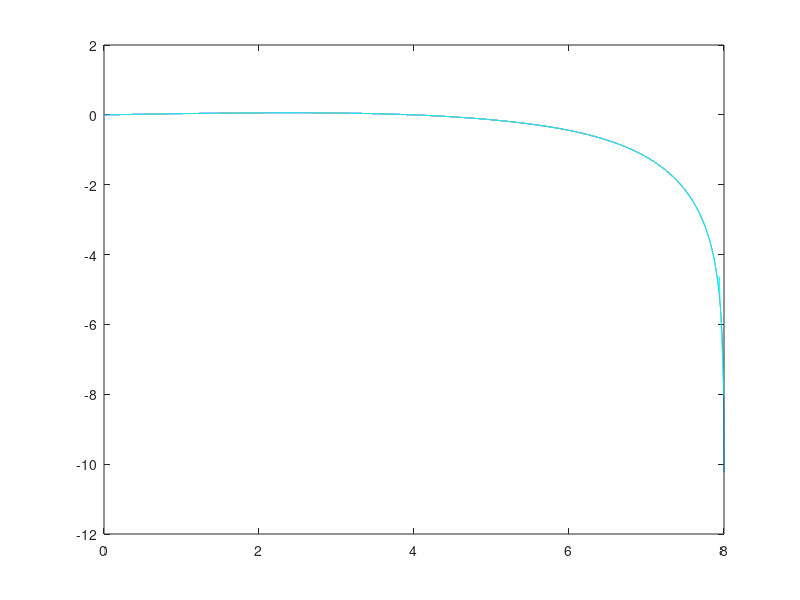
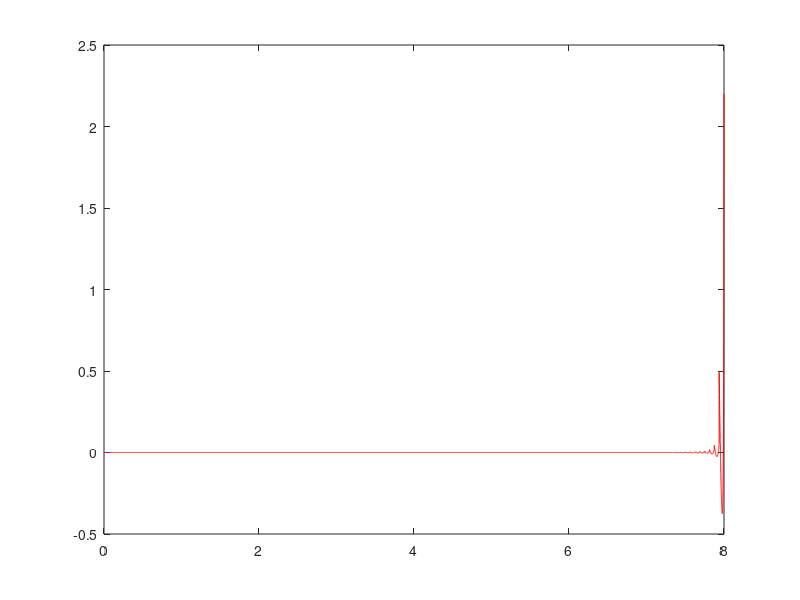
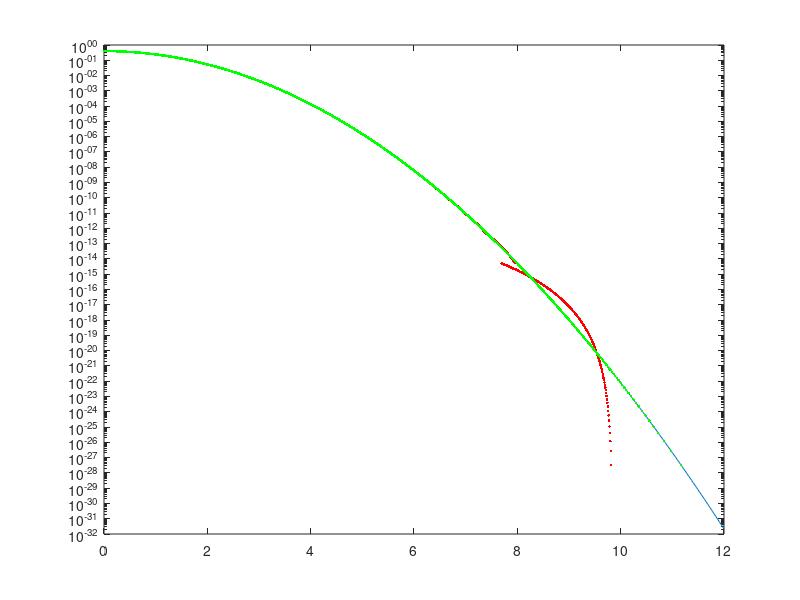

Source code (MATLAB) for these figures, in order:
clear all;
close all;

var8 = 8/3;
sq_var8 = sqrt(var8);

t = -1:1/2^12:1;
t8_hr = -8:1/2^12:8;

updf = pdf('uniform',t,-1,1);

%Compute the PDF for n = 8 in high resolution
%High resolution PDF ensures more accuracy at the edges after convolution
pdf2 = conv(updf,updf);
pdf4 = conv(pdf2,pdf2);
pdf8_hr = conv(pdf4,pdf4);
pdf8_hr = pdf8_hr/max(pdf8_hr );
pdf8_hr = [pdf8_hr(1:end/2) pdf8_hr(end/2+1:end)];
t8_hr =t8_hr(1:end-1) ;



%Compute the Error in PDF_n3 by inverse gaussian equation (High Rate)
pdf8_hr_old = pdf8_hr; %Save t8_hr for future
t8_hr_old = t8_hr; %Save t8_hr for future
t8_hr = t8_hr(end/2+1:end); %Take only positive side
pdf8_hr = pdf8_hr(end/2+1:end)* 1/sqrt(2*pi * var8);%Take only positive side

xg8_hr = sqrt(-2 * var8 * log(sqrt(2*pi * var8) * pdf8_hr));
ref8_hr =  exp(-xg8_hr.^2/(2*var8))* (1/(sqrt(2* pi * var8)));
err_n8_hr = (t8_hr-xg8_hr);


figure;
plot(t8_hr, err_n8_hr);

fac = 2^8;

for i = fac:fac:32768
    p = polyfit(t8_hr(i-fac+1:i), err_n8_hr(i-fac+1:i), 1);
    M(i/fac) = p(1);
    C(i/fac) = p(2);
end



err_n8_corr = zeros(1,32768);
add = zeros(1,32768);
for i = 1:32768
     add(i) = floor((t8_hr(i)) * 16)+1;
     err_n8_corr(i) = M(add(i))*t8_hr(i) + C(add(i));
end


hold;
plot(t8_hr, err_n8_corr ,'c');



figure;
plot(t8_hr, (err_n8_corr-err_n8_hr),'r');





%Compute Gaussian PDF
bins = 0:1/2^5:12;
ref = pdf('Normal',bins,0,1);
pdf8_hr = pdf8_hr/max(pdf8_hr)*max(ref);

figure;
semilogy(bins, ref);hold
semilogy((t8_hr- err_n8_corr)/sq_var8, pdf8_hr,'r.');
semilogy((t8_hr- err_n8_hr)/sq_var8, pdf8_hr,'g.');

save('t8_hr.mat', 't8_hr');
save('err_n8_corr.mat', 'err_n8_corr');
save('pdf8_hr.mat', 'pdf8_hr');

% Match_ref